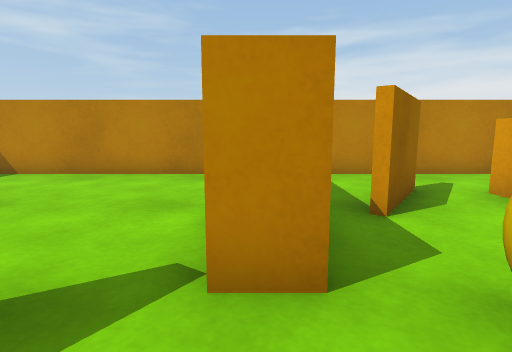
View 1 (above)

19 first-person views from a walk through a Unity game level. The camera is 0.57 m above the floor, tilts 8° down and sees 80° across. The floor is counted in squares, 0.5 m on a side. Each view is taken from the middle of a square. On the plan, view 1 faces up. The plan holds only what a view shows up to about 13 squares ahead; the rest is blank. The player is left out.

View 2
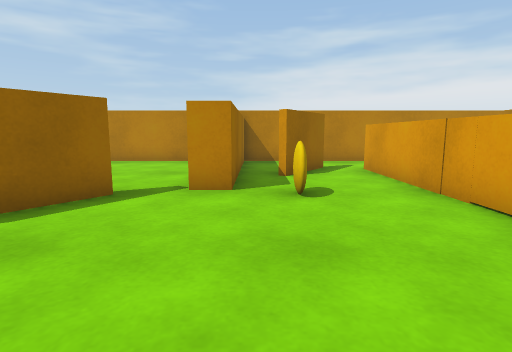

View 3
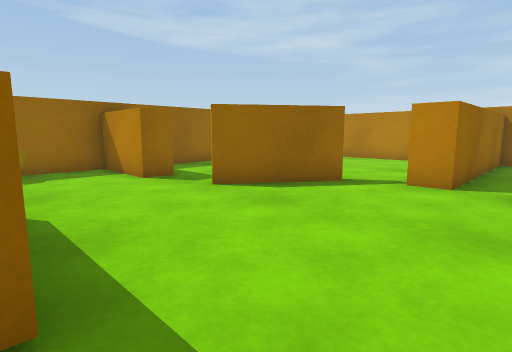

View 4
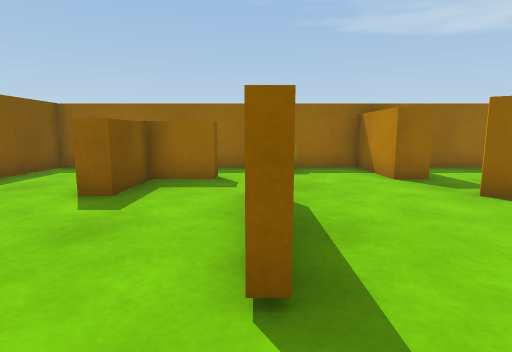

View 5
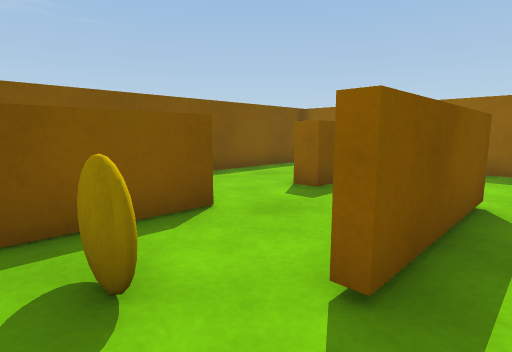

View 6
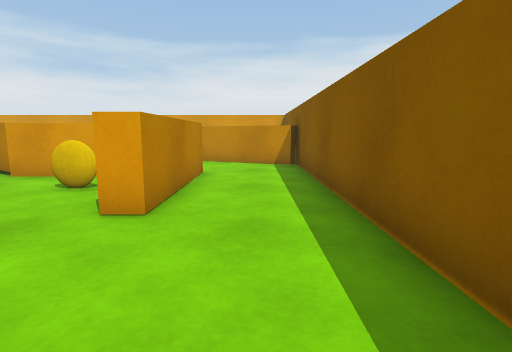

View 7
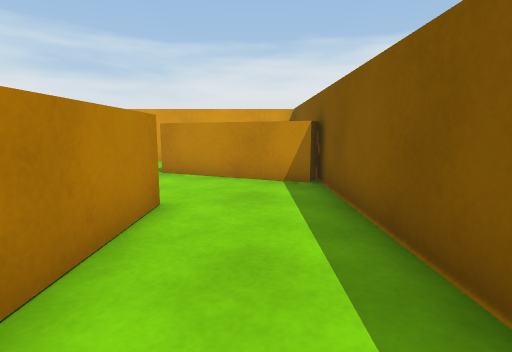

View 8
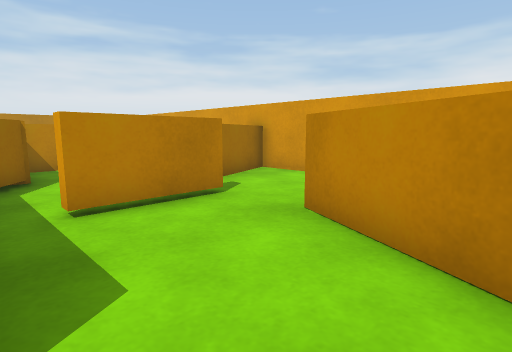

View 9
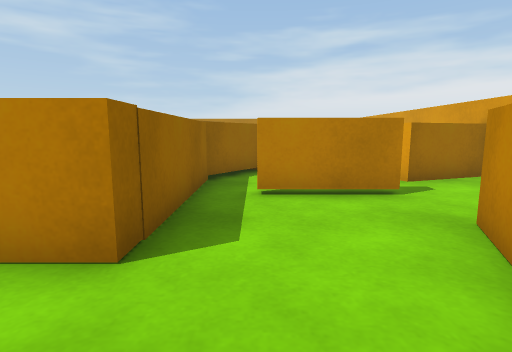

View 10
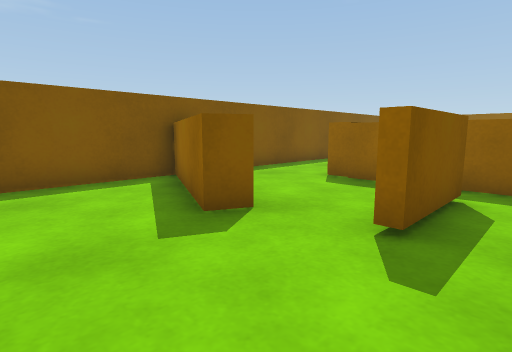

View 11
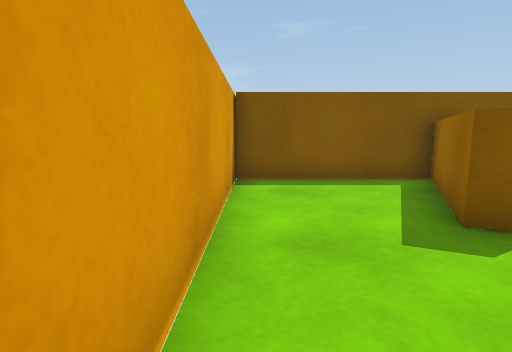

View 12
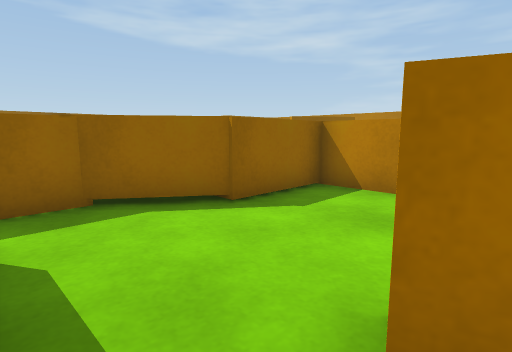

View 13
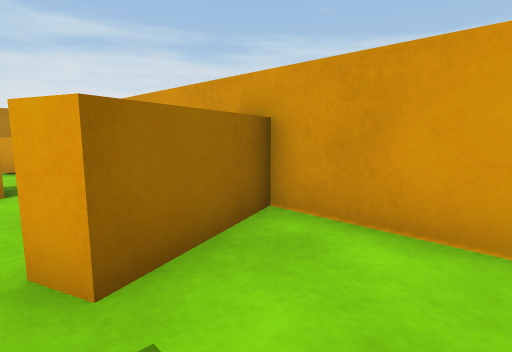

View 14
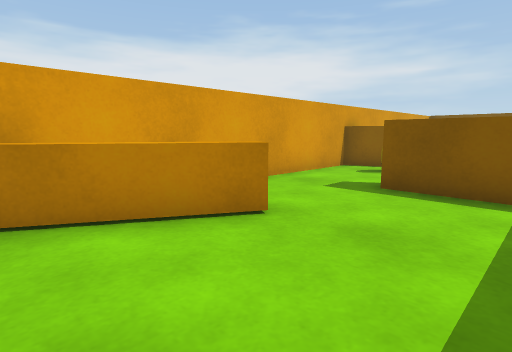

View 15
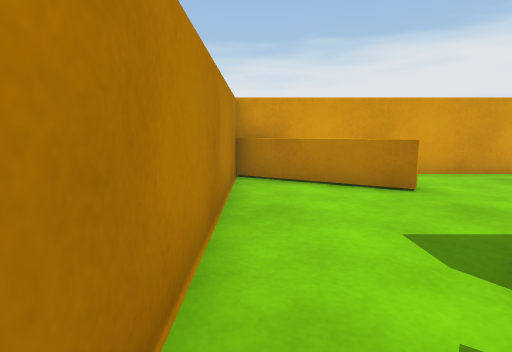

View 16
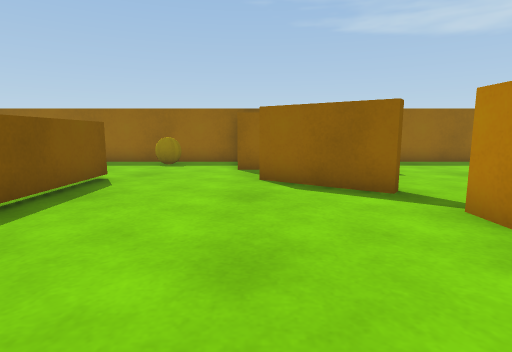

View 17
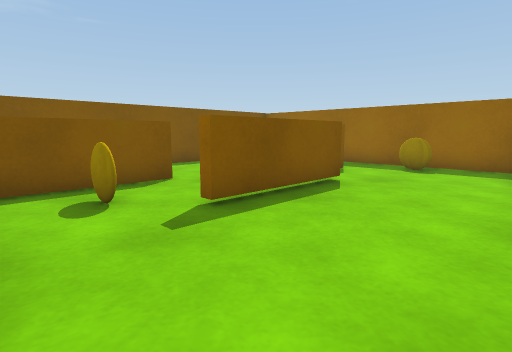

View 18
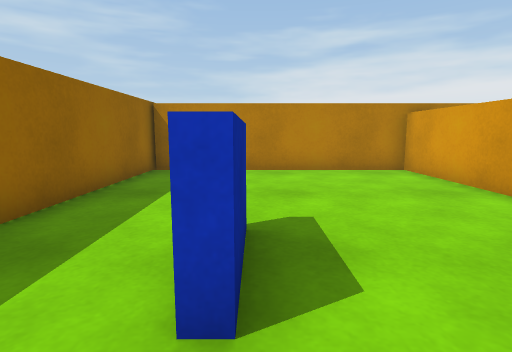

View 19
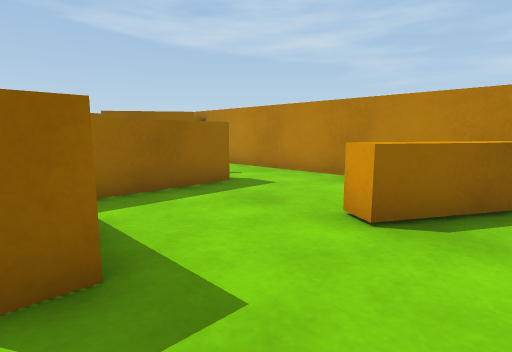

### Floor plan
Key: @ floor where view 1 was taken; # wall or solid block; x gap in a wall; . floor; = window, fence, low wall or low ledge; ^ raised ledge; B block.
Columns run from 8 left of view 1 to 12 right of it. Each row starts with its distance up from view 1.
  9 #####################
  8 #.......#..........^#
  7 #.......#.........==#
  6 #.......#..#.^....=.#
  5 #.......#.##.^...==.#
  4 #.......#....^......#
  3 #.......#....^......#
  2 #..#.........^^^^...#
  1 #..#.##......^^^^...#
  0  ....#..@....^......#
 -1 BBB..#.......^......#
 -2 #...........^^.....^#
 -3 #..........#^....^^^#
 -4 #..........^^.......#
 -5 #....####..^^x##....#
 -6 #.^........^^.......#
 -7 # ^........^^.......#
 -8 # ^BB..^^^^^^...^...#
 -9 #  ............^^...#
-10 #..............^....#
-11 #.............^^....#
-12 #####################

Where each view was taken, in squares from view 1:
view 1: 0 up, 0 right, facing up
view 2: 4 down, 1 right, facing up
view 3: 5 down, 2 right, facing up-left
view 4: 5 down, 2 right, facing left
view 5: 4 down, 2 right, facing down-left
view 6: 10 down, 5 left, facing right
view 7: 10 down, 1 left, facing right
view 8: 10 down, 4 right, facing up-right
view 9: 11 down, 5 right, facing up
view 10: 4 down, 11 right, facing down-left
view 11: 4 down, 11 right, facing down
view 12: 5 down, 9 right, facing up-left
view 13: 6 down, 8 right, facing up-right
view 14: 8 up, 6 right, facing down-right
view 15: 8 up, 3 right, facing right
view 16: 1 down, 4 right, facing left
view 17: 1 down, 3 right, facing down-left
view 18: 1 down, 5 left, facing up
view 19: 1 up, 11 right, facing up-left
